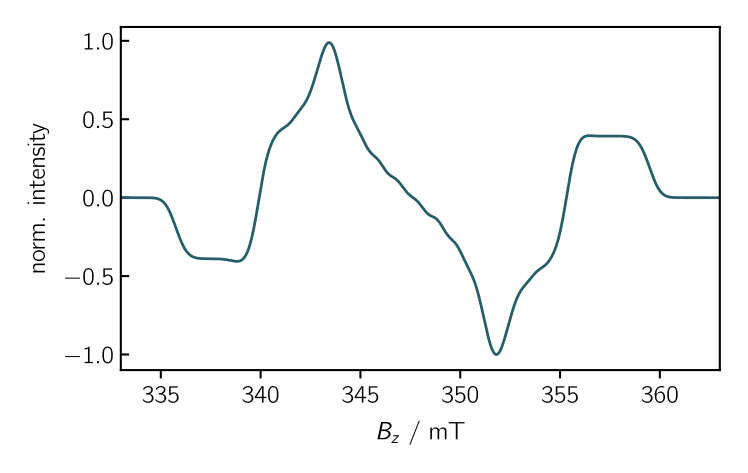

Reproduce this figure in Python.
import teacups.classes as cl
import teacups.simulations as sim
import numpy as np
import matplotlib.pyplot as plt

plt.style.use("stylesheet.mplstyle")

Sys = cl.Sys()
Exp = cl.Exp()
SimOpt = cl.SimOpt()

# choose a triplet doublet pair spin system
Sys.spin_system = "tdp"

# set up g-tensors of the radical and the triplet
Sys.g = [2.0059, 2.0059, 2.0059]
Sys.g_tri = [2.003, 2.003, 2.003]

# define triplet ZFS
Sys.D_tri = -500
Sys.E_tri = 50

# define couplings of the radical and the triplet
Sys.J_ex = -400000

Sys.precursor = "triplet-pnm"
Sys.population = [0.2, 0.2, 0, 1, 0]

# define decay time and line width
Sys.decay = 1e-6
Sys.width_gauss = 1

# experimental setup
Exp.B_z = np.linspace(333, 363, 550)
Exp.t_scale = [0, 2e-6]
Exp.t_points = 2
Exp.freq_mw = 9.75e9

# simulation options
SimOpt.grid = "sophe"
SimOpt.sym = "D2h"
SimOpt.grid_points = 5
SimOpt.CUPY = False


# do the simulation
spec_sim = sim.teacups(Sys, Exp, SimOpt)
spec_sim = spec_sim.real[1]/max(abs(spec_sim.real[1]))

plt.figure()
plt.plot(Exp.B_z, spec_sim)
plt.xlabel("$B_z$ / mT")
plt.ylabel("norm. intensity")

# plt.savefig("tdp_hf_precursor.pdf")
# %%
# do triplet simulation
Sys.spin_system = "trip"
Sys.precursor = "eigen"
Sys.population = [0, 1, 0]
Exp.B_z = np.linspace(320, 380, 600)
SimOpt.grid_points = 40

spec_trip = sim.teacups(Sys, Exp, SimOpt)
spec_trip = spec_trip.real[1]/max(abs(spec_trip.real[1]))

plt.figure()
plt.plot(Exp.B_z, spec_trip)
plt.xlabel("$B_z$ / mT")
plt.ylabel("norm. intensity")

# plt.savefig("tdp_hf_precursor_trip.pdf")
